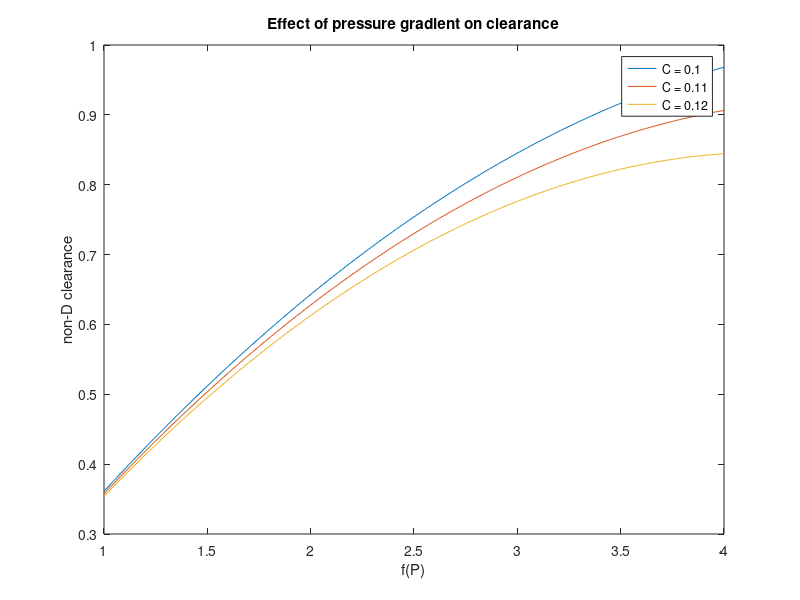

This figure's MATLAB source:

x = 1:0.01:4
C = 0.1;
n =(1-((1-(10.*x)).*(1-(C.*x))))/(28*0.9)
plot(x,n)
hold on
xlabel('f(P)')
ylabel('non-D clearance')
title('Effect of pressure gradient on clearance')


C = 0.11;
n =(1-((1-(10.*x)).*(1-(C.*x))))/(28*0.9)
plot(x,n)

C = 0.12;
n =(1-((1-(10.*x)).*(1-(C.*x))))/(0.9*28)
plot(x,n)
legend('C = 0.1', 'C = 0.11', 'C = 0.12')
